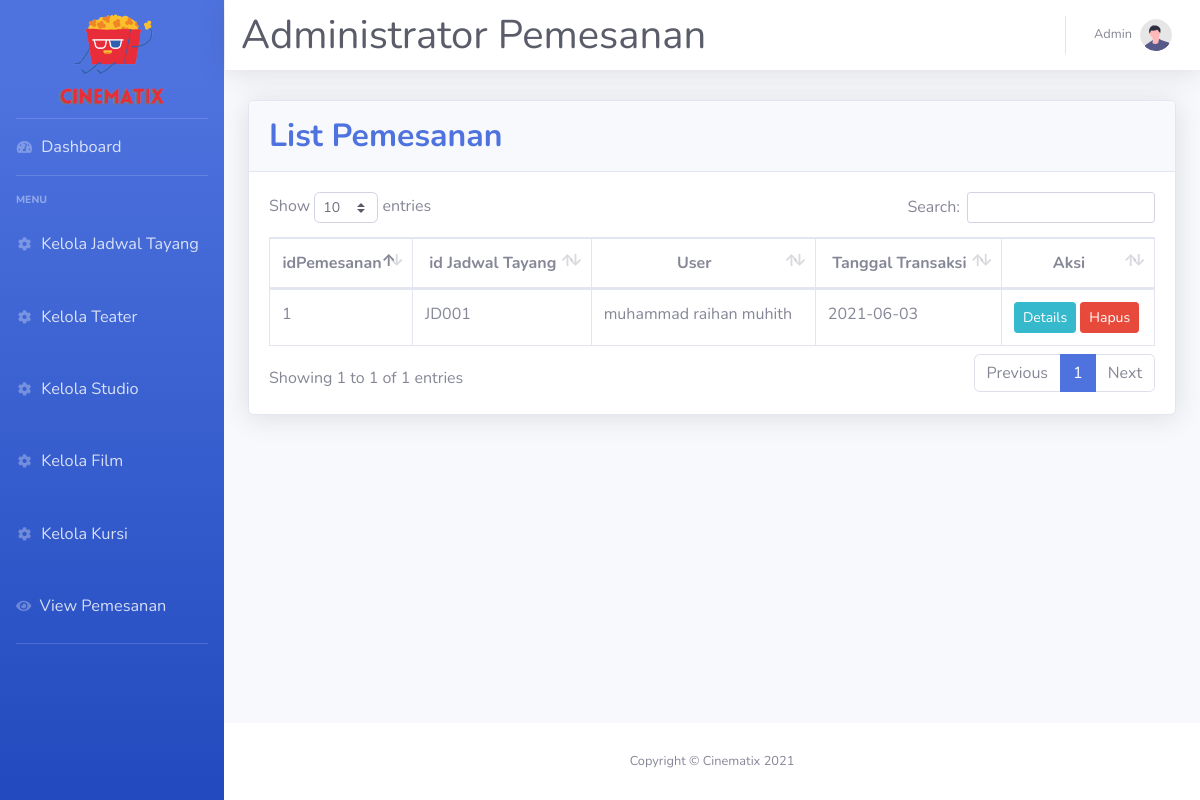
The page /index.php/pemesanan on the database as committed earlier.
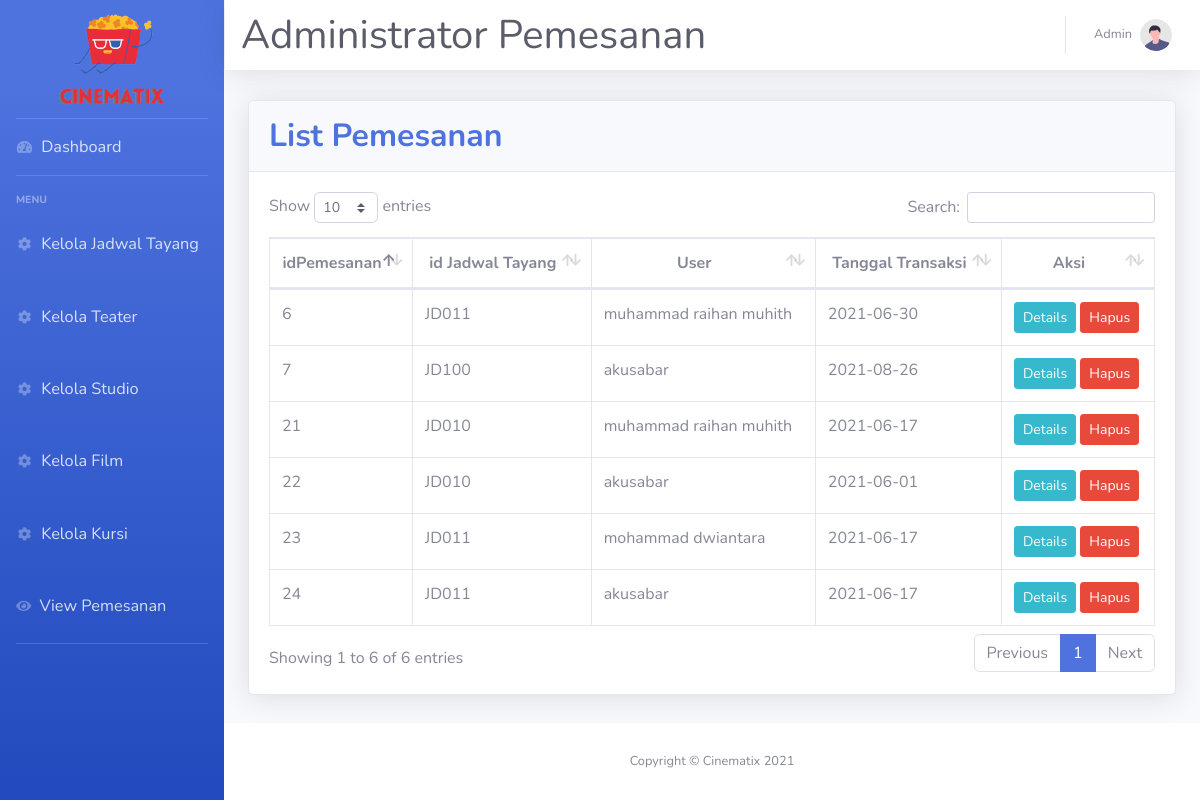
The same page on the database as committed later.
### tables this page shows
CREATE TABLE `pemesanan` (
  `idPemesanan` int(5) NOT NULL,
  `idJadwalTayang` varchar(5) NOT NULL,
  `User` varchar(20) NOT NULL,
  `TglTransaksi` date NOT NULL,
  `Harga` int(10) NOT NULL,
  `idKursi` varchar(3) NOT NULL
);

CREATE TABLE `user` (
  `Username` varchar(25) NOT NULL,
  `Password` varchar(20) NOT NULL,
  `Nama` varchar(40) NOT NULL,
  `JenisAkun` varchar(5) NOT NULL
);

### application/controllers/Pemesanan.php (called while the page is built, shortened)
<?php
class Pemesanan extends CI_Controller {
    public function __construct(){
        $this->load->library('form_validation');
        $this->load->model('Pemesanan_Model');
        $this->load->helper('form');
    }
    public function index()
    {
        $data['judul'] = 'Pemesanan';
        $data['pemesanan'] = $this->Pemesanan_Model->getAllPemesanan();
        $this->load->view('templates/header_admin.php',$data);
        $this->load->view('Admin/ViewPemesanan.php');
        $this->load->view('templates/footer_admin.php');
    }
}

### index.php (called while the page is built, shortened)
<?php
require_once BASEPATH.'core/CodeIgniter.php';

### application/models/Pemesanan_Model.php (called while the page is built, shortened)
<?php
class Pemesanan_Model extends CI_model
{
    public function getAllPemesanan()
    {
        $this->db->select('pemesanan.*,user.Nama as namauser,film.JudulFilm as judul, jadwaltayang.WaktuMulai as jam, jadwaltayang.Tgltayang as tanggal, studio.NomorStudio as nostudio, teater.NamaTeater as namateater, jadwaltayang.harga as harga, kursi.NomorKursi as nokursi');
        $this->db->from('pemesanan');
        $this->db->join('user', 'pemesanan.User = user.Username');
        $this->db->join('jadwaltayang', 'pemesanan.idJadwalTayang = jadwaltayang.idJadwalTayang');
        $this->db->join('film', 'film.idFilm = jadwaltayang.idFilm');
        $this->db->join('teater', 'teater.idTeater = jadwaltayang.idTeater');
        $this->db->join('studio', 'studio.idStudio = jadwaltayang.idStudio');
        $this->db->join('kursi', 'kursi.idKursi = pemesanan.idKursi');
        return $this->db->get()->result_array();
    }
}

### application/views/Admin/ViewPemesanan.php (the view, shortened to what this page needs)
<div class="container-fluid" style="margin-top:100px">
<div class="card shadow mb-4">
    <div class="card-header py-3">
        <h2 class="m-0 font-weight-bold text-primary">List Pemesanan</h2>
    </div>
    <div class="card-body">
        <div class="table-responsive">
            <table class="table table-bordered" id="dataTable" width="100%" cellspacing="0" >
                <thead style="text-align:center;">
                    <tr>
                        <th width="100px">idPemesanan</th>
                        <th>id Jadwal Tayang</th>
                        <th>User</th>
                        <th>Tanggal Transaksi</th>
                        <th width="110px">Aksi</th>
                    </tr>
                </thead>
                <tbody>
                <?php if(empty($pemesanan)): ?>
                    <tr>
                        <td colspan="5" align="center">No data has been created</td>
                    </tr>
                <?php else : ?>
                    <?php foreach ($pemesanan as $pe) : ?>
                    <tr>
                        <td><?= $pe['idPemesanan']; ?></td>
                        <td><?= $pe['idJadwalTayang']; ?></td>
                        <td><?= $pe['namauser']; ?></td>
                        <td><?= $pe['TglTransaksi']; ?></td>
                        <td >
                        <a href="#" class="btn btn-info btn-icon-split btn-sm PemesananDetailBtn" data-toggle="modal" data-target="#DetailPemesananModal" data-id="<?= $pe['idPemesanan']; ?>">
                            <span class="text">Details</span>
                        </a>
                        <a href="<?= base_url(); ?>Pemesanan/delPemesanan/<?= $pe['idPemesanan']; ?>" class="btn btn-danger btn-icon-split btn-sm delPemesananbtn" onclick="return confirm('Apakah Anda yakin untuk menghapus data ini ?');">
                            <span class="text">Hapus</span>
                        </a>
                        </td>
                    </tr>
                    <?php endforeach; ?>
                <?php endif; ?>
                </tbody>
            </table>
        </div>
    </div>
</div>
</div>
</div>

Rows that differ between the two databases and show on the page:
removed pemesanan: idPemesanan "1", idJadwalTayang "JD001", user.Nama "muhammad raihan muhith", TglTransaksi "2021-06-03"
added pemesanan: idPemesanan "6", idJadwalTayang "JD011", user.Nama "muhammad raihan muhith", TglTransaksi "2021-06-30"
added pemesanan: idPemesanan "7", idJadwalTayang "JD100", user.Nama "akusabar", TglTransaksi "2021-08-26"
added pemesanan: idPemesanan "21", idJadwalTayang "JD010", user.Nama "muhammad raihan muhith", TglTransaksi "2021-06-17"
added pemesanan: idPemesanan "22", idJadwalTayang "JD010", user.Nama "akusabar", TglTransaksi "2021-06-01"
added pemesanan: idPemesanan "23", idJadwalTayang "JD011", user.Nama "mohammad dwiantara", TglTransaksi "2021-06-17"
added pemesanan: idPemesanan "24", idJadwalTayang "JD011", user.Nama "akusabar", TglTransaksi "2021-06-17"
Other text that changed with them:
text written by a page script: "Show entries Search: Showing 1 to 1 of 1 entries Previous 1 Next" → "Show entries Search: Showing 1 to 6 of 6 entries Previous 1 Next"
